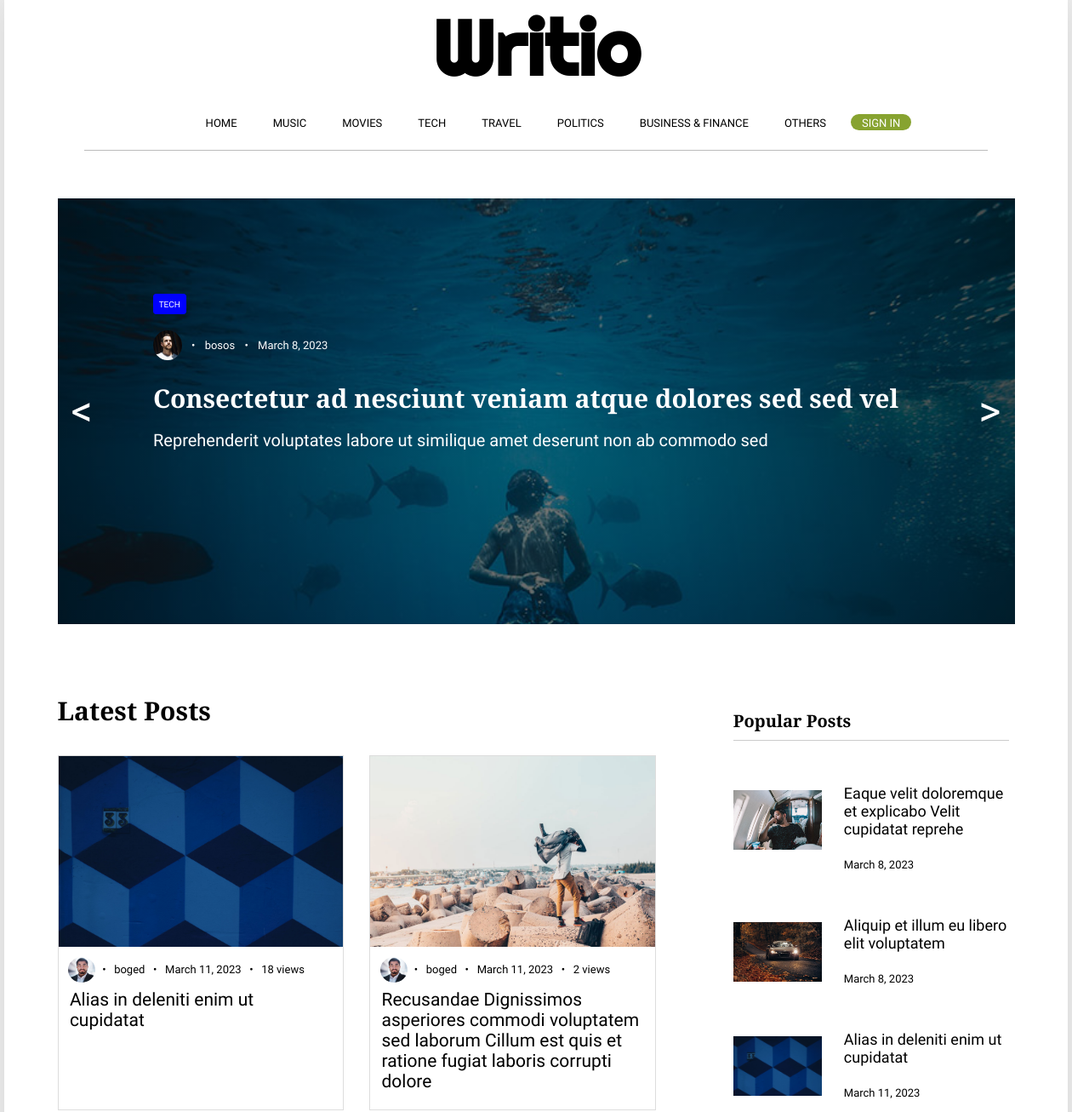
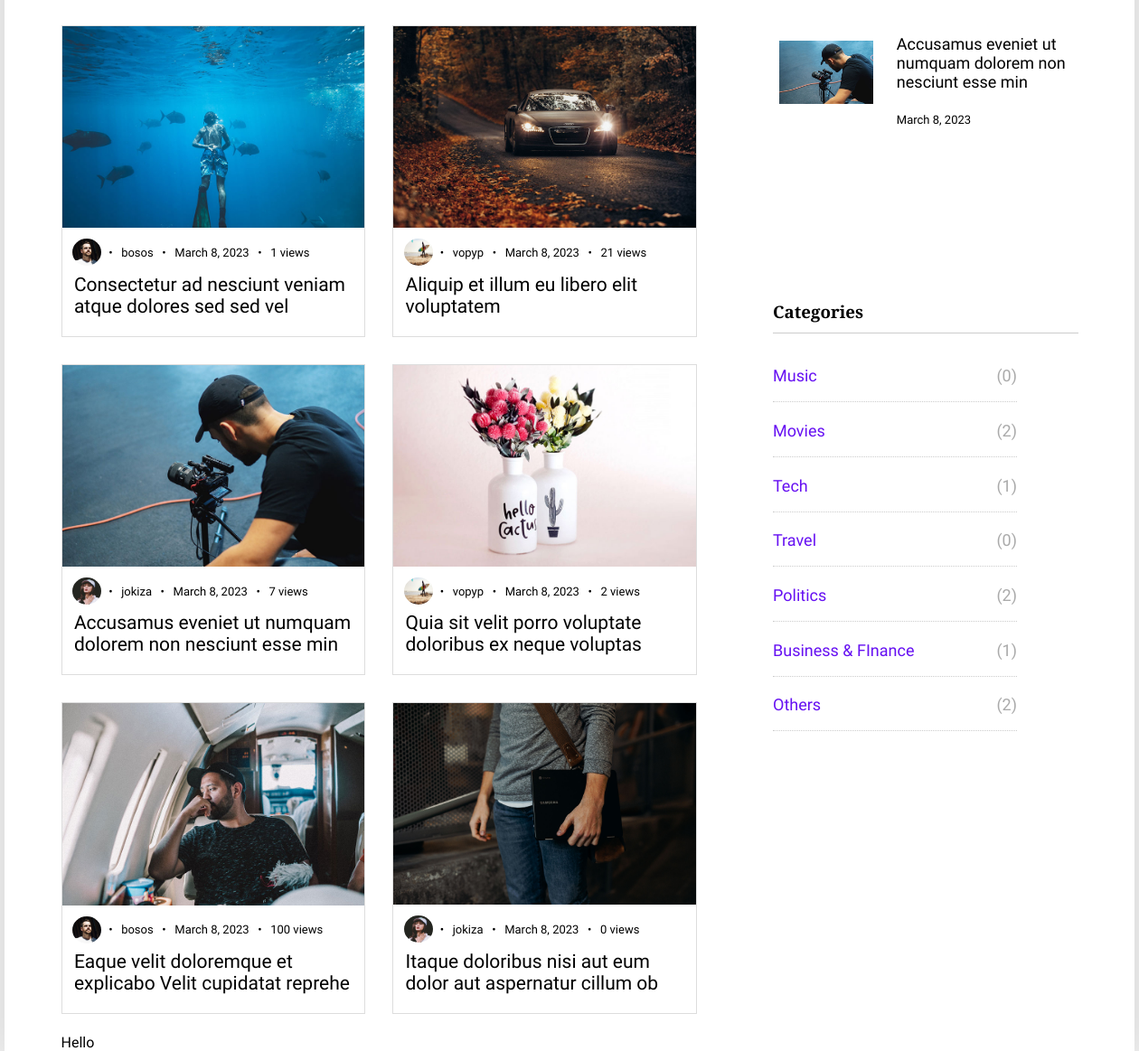
The page / on the database its author committed (2 pictures, top to bottom).
### blog/models.py (models this page shows, shortened)
class Category(models.Model):
	name = models.CharField(max_length=30)
	def __str__(self):
		return self.name

class Blog(models.Model):
	title = models.CharField(max_length=60)
	content = models.TextField(default="")
	snippet = models.TextField(max_length=200, default="")
	cover_image = models.ImageField(upload_to='cover_photos', blank=True)
	author = models.ForeignKey(
		CustomUser, on_delete=models.CASCADE, null=True, blank=True, related_name="user")
	category = models.ForeignKey(
		Category, on_delete=models.CASCADE, null=True, blank=True, related_name="category")
	publish_date = models.DateTimeField(auto_now_add=True)
	tags = models.CharField(max_length=60, blank=True)
	views = models.PositiveIntegerField(default=0)

class CustomUser(AbstractUser):
	profile_picture = models.ImageField(upload_to='profile_pics', blank=True)
	bio = models.CharField(max_length=100, blank=True)

### blog/views.py (the view)
# urls.py: path("", views.index, name="index"),
def index(request):
	blogs = Blog.objects.all().order_by("-publish_date")
	return render(request, "blog/index.html", {
		"user": get_current_user(request),
		"categories": get_all_categories(),
		"blogs": blogs,
		"popblogs": get_popular_posts(),
		"randomblogs": get_random_posts(),
		"allposts": get_category_number()
		})

### blog/utils.py (called while the page is built)
def get_current_user(request):
	currentUser = request.user
	return currentUser

def get_category_number():
	categories = Category.objects.all()
	totalpost = []
	for category in categories:
		post = Blog.objects.filter(category=category)
		number = len(post)
		totalpost.append(number)
	return zip(categories, totalpost)

def get_random_posts():
	allrandomblogs = Blog.objects.all()
	threerandomblogs = random.sample(list(allrandomblogs), 3)
	return threerandomblogs

def get_popular_posts():
	allpopblogs = Blog.objects.all().order_by("-views")
	popblogs = allpopblogs[:4]
	return popblogs

def get_all_categories():
	categories = Category.objects.all()
	return categories

### blog/templates/blog/index.html (shortened to what this page needs)
{% extends "blog/layout.html" %}
{% load static %}
{% block content %}
	<div class="carousel">
		<div class="carousel-container">
			{% for blog in randomblogs %}
				<div class="carousel-item" style="background-image: url('{{ MEDIA_URL }}{{ blog.cover_image.url  }}');">
					<a href="{% url 'single_blog' blog.id %}">
						<div class="badges">
							<div class="badge">{{ blog.category }}</div>
						</div>
						<div class="detail">
							<img src="{{ MEDIA_URL }}{{ blog.author.profile_picture.url }}">
							<span>•</span>
							<p>{{ blog.author }}</p>
							<span>•</span>
							<p>{{ blog.publish_date.date }}</p>
						</div>
						<h4>{{ blog.title }}</h4>
						<h5>{{ blog.snippet }}</h5>
					</a>
				</div>
			{% endfor %}
		</div>
		<button class="carousel-btn carousel-btn-prev"><</button>
		<button class="carousel-btn carousel-btn-next">></button>
	</div>
	<div class="all_posts">
		<div class="content">
			<div class="posts">
				<h2>Latest Posts</h2>
				<div class="post_cards">
					{% for blog in blogs %}
						<a href="{% url 'single_blog' blog.id %}">
							<div class="card">
								<img src="{{ MEDIA_URL }}{{ blog.cover_image.url }}">
								<div class="detail">
									<img src="{{ MEDIA_URL }}{{ blog.author.profile_picture.url }}">
									<span>•</span>
									<p>{{ blog.author }}</p>
									<span>•</span>
									<p>{{ blog.publish_date.date }}</p>
									<span>•</span>
									<p>{{ blog.views }} views</p>
								</div>
								<h3>{{ blog.title }}</h3>
							</div>
						</a>
					{% endfor %}
				</div>
			</div>
			<div class="popular_posts">
				<h3>Popular Posts</h3>
				<ul>
					{% for blog in popblogs %}
						<li>
							<a href="{% url 'single_blog' blog.id %}">
								<div class="pop_container">
									<img src="{{ MEDIA_URL }}{{ blog.cover_image.url }}">
									<div class="det_cont">
										<h4>{{ blog.title }}</h4>
										<p>{{ blog.publish_date.date }}</p>
									</div>
								</div>
							</a>
						</li>
					{% endfor %}
				</ul>
			</div>
			<div class="categories">
				<h3>Categories</h3>
				<ul>
					{% for category,number in allposts %}
						<li>
							<a href="{% url 'category' category %}">
								<p class="cat_name">{{ category }}</p>
								<p class="cat_num">({{ number }})</p>
							</a>
						</li>
					{% endfor %}
				</ul>
			</div>
		</div>
	</div>
	Hello
{% endblock %}

### blog/templates/blog/layout.html (shortened to what this page needs)
{% load static %}
<!DOCTYPE html>
<html>
  <head>
    <link rel="stylesheet" type="text/css" href="{% static 'blog/css/styles.css' %}">
  </head>
  <body>
    <div class="wrap">
      <header>
        <div class="site-logo">
          <h1>Writio</h1>
        </div>
        <nav>
          <ul>
            <li><a href="{% url 'index' %}">Home</a></li>
            {% for category in categories %}
              <li><a href="{% url 'category' category %}">{{ category }}</a></li>
            {% endfor %}
            {% if user.is_authenticated %}
              <li class="write"><a href="{% url 'write' %}">WRITE</a></li>
              <li class="logout"><a href="{% url 'logout' %}">Log Out</a></li>
            {% else %}
              <li class="signin"><a href="{% url 'login' %}">Sign In</a></li>
            {% endif %}
          </ul>
          <div class="ruler"></div>
        </nav>
      </header>
      <main>
        <div class="container">
          {% block content %}{% endblock %}
        </main>
      </div>
    </body>
  </html>

### rows shown on the page
Category: name "MUSIC", name "Music", number "0"
Category: name "MOVIES", name "Movies", id "2"
Category: name "TECH", name "Tech", number "1"
Category: name "TRAVEL", name "Travel", number "0"
Category: name "POLITICS", name "Politics", number "2"
Category: name "BUSINESS & FINANCE", name "Business & FInance", number "1"
Category: name "OTHERS", name "Others", number "2"
Blog: cover_image (picture), category "TECH", author.profile_picture (picture), author "bosos", publish_date "March 8, 2023", title "Consectetur ad nesciunt veniam atque dolores sed sed vel", snippet "Reprehenderit voluptates labore ut similique amet deserunt non ab commodo sed", views "1"
Blog: cover_image (picture), author.profile_picture (picture), author "boged", publish_date "March 11, 2023", views "18", title "Alias in deleniti enim ut cupidatat"
Blog: cover_image (picture), author.profile_picture (picture), author "boged", publish_date "March 11, 2023", views "2", title "Recusandae Dignissimos asperiores commodi voluptatem sed laborum Cillum est quis et ratione fugiat laboris corrupti dolore"
Blog: cover_image (picture), author.profile_picture (picture), author "vopyp", publish_date "March 8, 2023", views "21", title "Aliquip et illum eu libero elit voluptatem"
Blog: cover_image (picture), author.profile_picture (picture), author "jokiza", publish_date "March 8, 2023", views "7", title "Accusamus eveniet ut numquam dolorem non nesciunt esse min"
Blog: cover_image (picture), author.profile_picture (picture), author "vopyp", publish_date "March 8, 2023", views "2", title "Quia sit velit porro voluptate doloribus ex neque voluptas"
Blog: cover_image (picture), author.profile_picture (picture), author "bosos", publish_date "March 8, 2023", views "100", title "Eaque velit doloremque et explicabo Velit cupidatat reprehe"
Blog: cover_image (picture), author.profile_picture (picture), author "jokiza", publish_date "March 8, 2023", views "0", title "Itaque doloribus nisi aut eum dolor aut aspernatur cillum ob"
